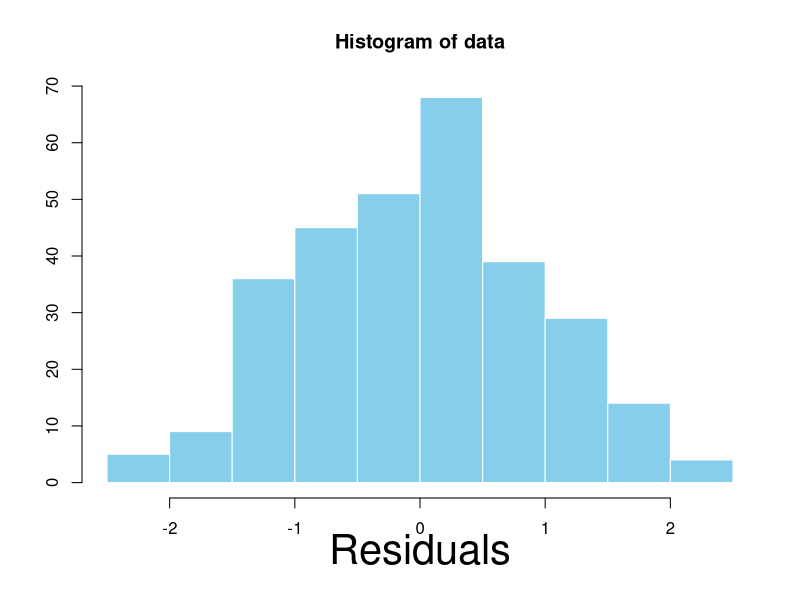
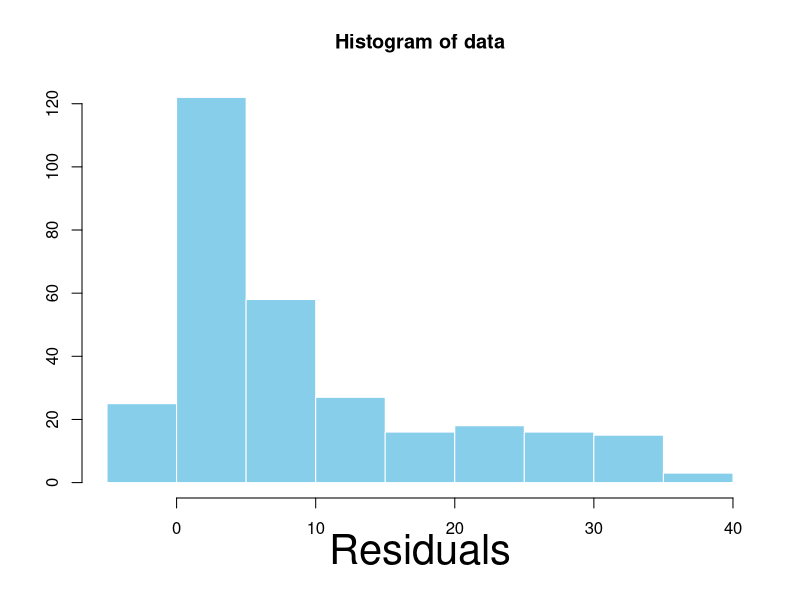
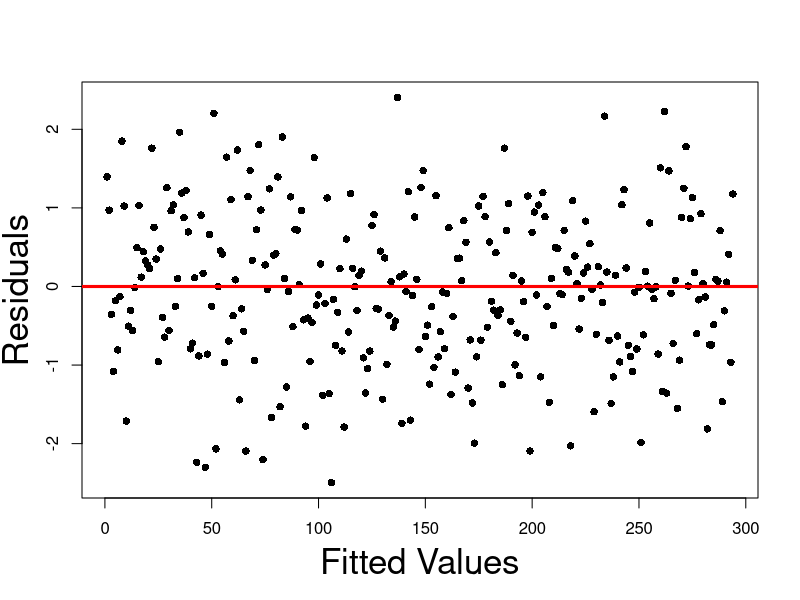
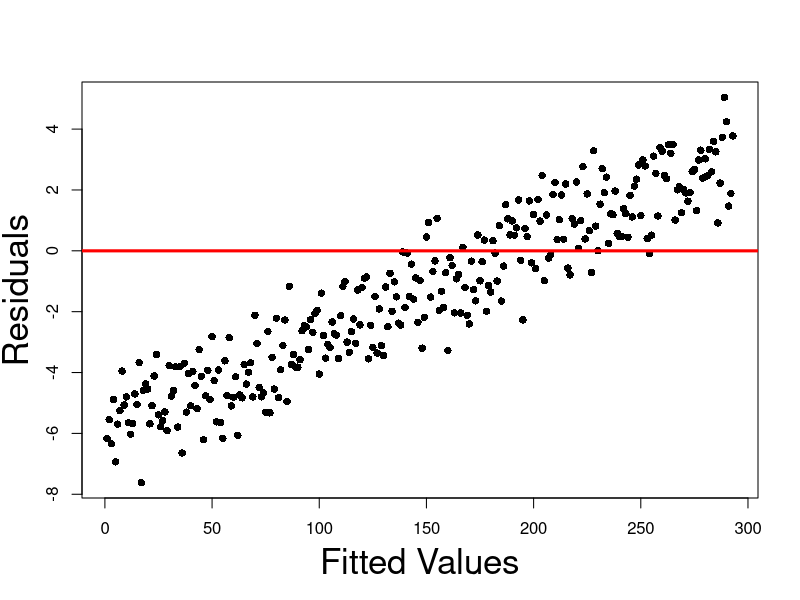
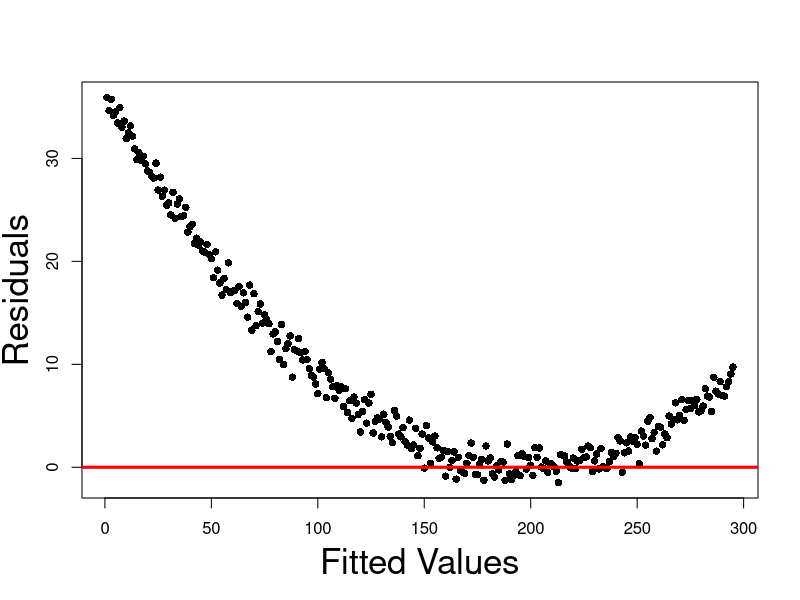
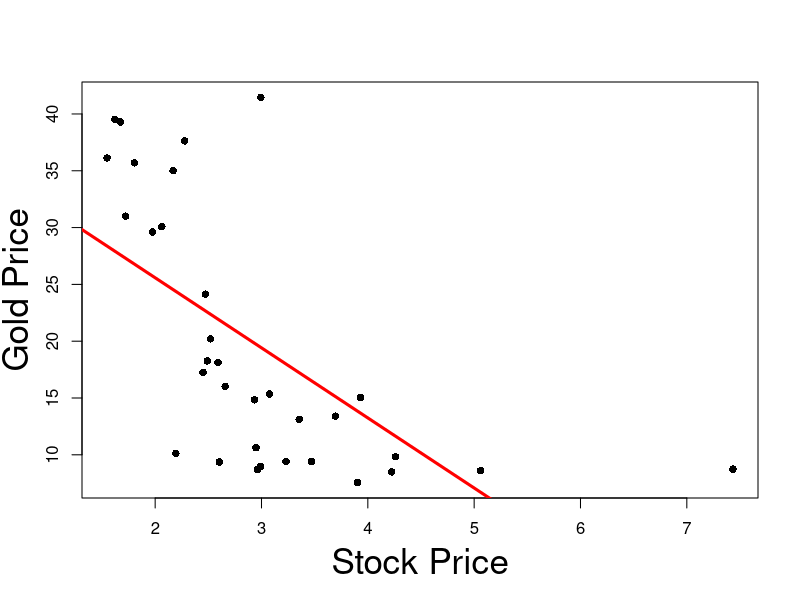
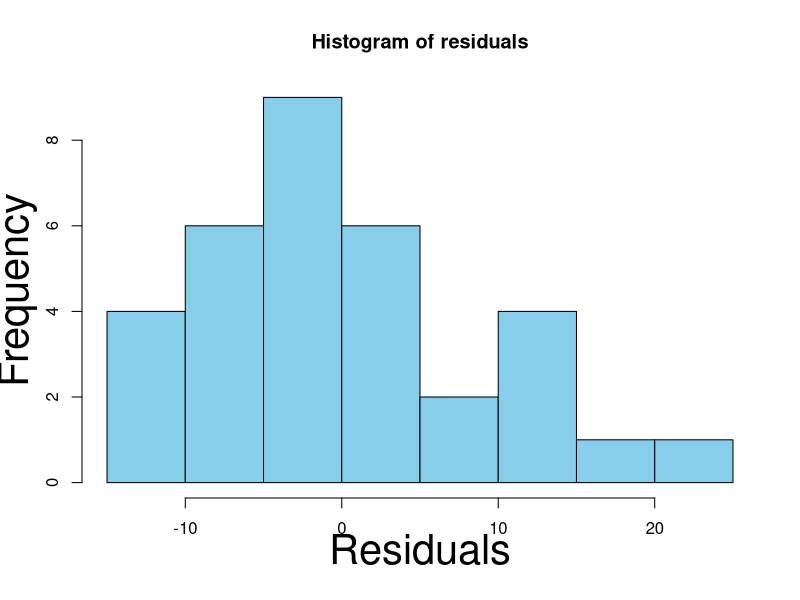
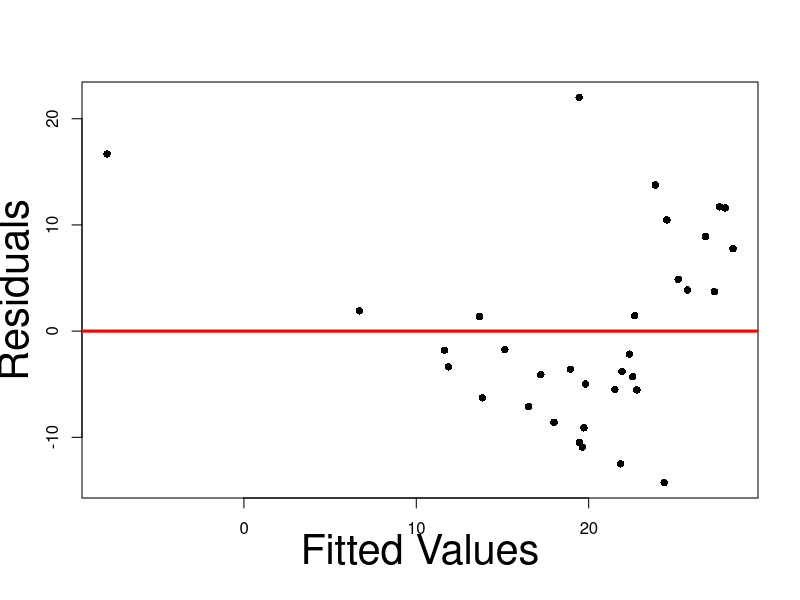

The R source for these figures, in order:
## ---- chunk 1
#| echo: false
#| fig-asp: 1

# Generate random N(0,1) vector
data <- rnorm(300)

# Plot histogram of transformed data
hist(data, 
     xlab = "", 
     ylab = "", 
     col = "skyblue", 
     border = "white")

# Increase label size
mtext("Residuals", side=1, line=2.5, cex=2.5)
## ---- chunk 2
#| echo: false
#| fig-asp: 1

# Generate random N(0,1) vector
data <- rnorm(300)

trend <- seq(-6, 3, length.out = length(data))

# Add quadratic trend
data <- data + trend ^ 2

# Plot histogram of transformed data
hist(data, 
     xlab = "", 
     ylab = "", 
     col = "skyblue", 
     border = "white")

# Increase label size
mtext("Residuals", side=1, line=2.5, cex=2.5)
## ---- chunk 3
#| echo: false
#| fig-asp: 1

# Generate random N(0,1) vector
data <- rnorm(300)

# Threshold at 2.5 standard deviation for 
# better plot

data <- data[abs(data) <= 2.5]

plot(data, 
    xlab = "", 
    ylab = "", 
    pch = 16)

mtext("Fitted Values", side=1, line=3, cex=2.1)
mtext("Residuals", side=2, line=2.5, cex=2.1)

abline(0, 0, col = "red", lwd = 3)
## ---- chunk 4
#| echo: false
#| fig-asp: 1

# Generate random N(0,1) vector
data <- rnorm(300)

# Threshold at 2.5 standard deviation for 
# better plot

data <- data[abs(data) <= 2.5]

trend <- seq(-6, 3, length.out = length(data))

# Add linear trend
data <- data + trend

plot(data, 
    xlab = "", 
    ylab = "", 
    pch = 16)

mtext("Fitted Values", side=1, line=3, cex=2.1)
mtext("Residuals", side=2, line=2.5, cex=2.1)

abline(0, 0, col = "red", lwd = 3)
## ---- chunk 5
#| echo: false
#| fig-asp: 1

# Generate random N(0,1) vector
data <- rnorm(300)

# Threshold at 2.5 standard deviation for 
# better plot

data <- data[abs(data) <= 2.5]

trend <- seq(-6, 3, length.out = length(data))

# Add quadratic trend
data <- data + trend ^ 2

plot(data, 
    xlab = "", 
    ylab = "", 
    pch = 16)

mtext("Fitted Values", side=1, line=3, cex=2.1)
mtext("Residuals", side=2, line=2.5, cex=2.1)

abline(0, 0, col = "red", lwd = 3)
## ---- chunk 6
#| echo: false
#| fig-asp: 1

# Read the data
prices <- read.table(file = "datasets/stock_gold.txt",
                   header = TRUE
                  )

stock.price <- prices$stock_price
gold.price <- prices$gold_price

# Fit regression model
model <- lm(gold.price ~ stock.price)

# Create the plot
plot(stock.price,
     gold.price, 
     xlab = "", 
     ylab= "",
     pch = 16)

# Add labels
mtext("Stock Price", side=1, line=3, cex=2.1)
mtext("Gold Price", side=2, line=2.5, cex=2.1)

# Plot regression line
abline(model, col = "red", lwd = 3)
## ---- chunk 7
#| echo: false
#| fig-asp: 1

# Read the data
prices <- read.table(file = "datasets/stock_gold.txt",
                   header = TRUE
                  )

stock.price <- prices$stock_price
gold.price <- prices$gold_price

# Fit regression model
model <- lm(gold.price ~ stock.price)

# Compute residuals
residuals <- model$resid

# Histogram of residuals
hist(residuals,
xlab = "",
ylab = "",
col = "skyblue")

# Increase label size
mtext("Residuals", side = 1, line = 2.5, cex = 2.5)
mtext("Frequency", side = 2, line = 2.5, cex = 2.5)
## ---- chunk 8
#| echo: false
#| fig-asp: 1

# Read the data
prices <- read.table(file = "datasets/stock_gold.txt",
                   header = TRUE
                  )

stock.price <- prices$stock_price
gold.price <- prices$gold_price

# Fit regression model
model <- lm(gold.price ~ stock.price)

# Compute residuals
residuals <- model$resid

# Compute fitted values
fitted <- model$fitted

# Plot the residual graph
plot(fitted, residuals,
     xlab = "", 
     ylab = "",
     pch = 16)

# Increase label size
mtext("Fitted Values", side = 1, line = 2.5, cex = 2.5)
mtext("Residuals", side = 2, line = 2.5, cex = 2.5)

# Add y = 0 line for reference
abline(0, 0, col = "red", lwd = 3)
## ---- chunk 9
#| echo: false
#| fig-asp: 1

# Read the data
prices <- read.table(file = "datasets/stock_gold.txt",
                   header = TRUE
                  )

stock.price <- prices$stock_price
gold.price <- prices$gold_price

# Fit regression model
model <- lm(gold.price ~ stock.price)

# Compute residuals
residuals <- model$resid

# Compute fitted values
fitted <- model$fitted

# Plot the residual graph
plot(fitted, residuals,
     xlab = "", 
     ylab = "",
     pch = 16)

# Increase label size
mtext("Fitted Values", side = 1, line = 2.5, cex = 2.5)
mtext("Residuals", side = 2, line = 2.5, cex = 2.5)

# Add y = 0 line for reference
abline(0, 0, col = "red", lwd = 3)
## ---- chunk 10
#| echo: false
#| fig-asp: 1

# Read the data
prices <- read.table(file = "datasets/stock_gold.txt",
                   header = TRUE
                  )

stock.price <- prices$stock_price
gold.price <- prices$gold_price

# Transform data via log(y)
log.gold.price <- log(gold.price)

# Fit linear model with log(y) data
log.model <- lm(log.gold.price ~ stock.price)

# Compute residuals for log model
log.residuals <- log.model$resid

# Compute fitted values for log model
log.fitted <- log.model$fitted

# Plot the residual graph
plot(log.fitted, log.residuals,
     xlab = "", 
     ylab = "",
     pch = 16)

# Increase label size
mtext("Fitted Values", side = 1, line = 2.5, cex = 2.5)
mtext("Residuals", side = 2, line = 2.5, cex = 2.5)

# Add y = 0 line for reference
abline(0, 0, col = "red", lwd = 3)
## ---- chunk 11
#| echo: false
#| fig-asp: 1

# Read the data
prices <- read.table(file = "datasets/stock_gold.txt",
                   header = TRUE
                  )

stock.price <- prices$stock_price
gold.price <- prices$gold_price

# Fit regression model
model <- lm(gold.price ~ stock.price)

# Compute residuals
residuals <- model$resid

# Compute fitted values
fitted <- model$fitted

# Histogram of residuals
hist(residuals,
xlab = "",
ylab = "",
col = "skyblue")

# Increase label size
mtext("Residuals", side = 1, line = 2.5, cex = 2.5)
mtext("Frequency", side = 2, line = 2.5, cex = 2.5)
## ---- chunk 12
#| echo: false
#| fig-asp: 1

# Read the data
prices <- read.table(file = "datasets/stock_gold.txt",
                   header = TRUE
                  )

stock.price <- prices$stock_price
gold.price <- prices$gold_price

# Transform data via log(y)
log.gold.price <- log(gold.price)

# Fit linear model with log(y) data
log.model <- lm(log.gold.price ~ stock.price)

# Compute residuals for log model
log.residuals <- log.model$resid

# Compute fitted values for log model
log.fitted <- log.model$fitted

# Histogram of residuals
hist(log.residuals,
xlab = "",
ylab = "",
col = "skyblue")

# Increase label size
mtext("Residuals", side = 1, line = 2.5, cex = 2.5)
mtext("Frequency", side = 2, line = 2.5, cex = 2.5)
## ---- chunk 13
#| echo: false
#| fig-asp: 1

# Read the data
prices <- read.table(file = "datasets/stock_gold.txt",
                   header = TRUE
                  )

stock.price <- prices$stock_price
gold.price <- prices$gold_price

# Fit regression model
model <- lm(gold.price ~ stock.price)

# Compute residuals
residuals <- model$resid

# Time-series plot of residuals
plot(residuals, 
     xlab = "", 
     ylab= "",
     pch = 16,
     cex = 1.5)

# Add labels
mtext("Time", side=1, line=3, cex=2.1)
mtext("Residuals", side=2, line=2.5, cex=2.1)

# Add line y = 0 for reference
abline(0, 0, col = "red", lwd = 3)
## ---- chunk 14
# Read the data
prices <- read.table(file = "datasets/stock_gold.txt",
                   header = TRUE
                  )

stock.price <- prices$stock_price
gold.price <- prices$gold_price

# Fit regression model
model <- lm(gold.price ~ stock.price)

# Compute residuals
residuals <- model$resid

# Compute length of residuals
length(residuals)
## ---- chunk 15
#| echo: false
#| fig-asp: 1

# Read the data
prices <- read.table(file = "datasets/stock_gold.txt",
                   header = TRUE
                  )

stock.price <- prices$stock_price
gold.price <- prices$gold_price

# Fit regression model
model <- lm(gold.price ~ stock.price)

# Compute residuals
residuals <- model$resid

# Generate lagged version of residuals
residuals.lag.0 <- residuals[2:33]
residuals.lag.1 <-residuals[1:32]

# Plot Lag0 Vs Lag1 residuals
plot(residuals.lag.0, 
     residuals.lag.1,
     xlab = "", 
     ylab= "",
     pch = 16,
     cex = 1.5)

# Add labels
mtext("Residuals Lag 0", side=1, line=3, cex=2.1)
mtext("Residuals Lag 1", side=2, line=2.5, cex=2.1)
## ---- chunk 16
#| echo: true

# Enter the data
Z1 <- c(10, 15, 18, 24, 30)
Z3 <- c(52, 75, 97, 129, 152)

# Compute correlation
cor(Z1, Z3)
## ---- chunk 17
#| echo: true

# Enter the data
Z1 <- c(10, 15, 18, 24, 30)
Z2 <- c(50, 75, 90, 120, 150)
Z3 <- c(52, 75, 97, 129, 152)

# Assemble design matrix
Z <- matrix(c(Z1, Z2, Z3), ncol = 3)

# Compute determinant of Z^T Z
det ( t(Z) %*% Z )
## ---- chunk 18
# Enter the data
Z1 <- c(10, 15, 18, 24, 30)
Z2 <- c(50, 75, 90, 120, 150)
Z3 <- c(52, 75, 97, 129, 152)

# Consider perturbation Z1 + 0.01
PZ1 <- Z1 + 0.01

# Assemble perturbed design matrix
Z <- matrix(c(PZ1, Z2, Z3), ncol = 3)

# Compute the inverse of Z^T Z
solve ( t(Z) %*% Z )
## ---- chunk 19
# Enter the data
Z1 <- c(10, 15, 18, 24, 30)
Z2 <- c(50, 75, 90, 120, 150)
Z3 <- c(52, 75, 97, 129, 152)

# Consider perturbation Z1 + 0.02
PZ1 <- Z1 + 0.02

# Assemble perturbed design matrix
Z <- matrix(c(PZ1, Z2, Z3), ncol = 3)

# Compute the inverse of Z^T Z
solve ( t(Z) %*% Z )
## ---- chunk 20
Z1 <- c(10, 15, 18, 24, 30)
mean(Z1)
## ---- chunk 21
# Enter data
y <- c(70, 65, 90, 95, 110, 115, 120, 140, 155, 150)
x2 <- c(80, 100, 120, 140, 160, 180, 200, 220, 240, 260)
x3 <- c(810, 1009, 1273, 1425, 1633, 1876, 2052, 2201, 2435, 2686)

# Fit model
model <- lm(y ~ x2 + x3)

# We want to display only part of summary
# First capture the output into a vector
temp <- capture.output(summary(model))

# Then print only the lines of interest
cat(paste(temp[9:20], collapse = "\n"))
## ---- chunk 22
# Enter data
x2 <- c(80, 100, 120, 140, 160, 180, 200, 220, 240, 260)
x3 <- c(810, 1009, 1273, 1425, 1633, 1876, 2052, 2201, 2435, 2686)

# Compute correlation
cor(x2, x3)
## ---- chunk 23
# Enter data
y <- c(70, 65, 90, 95, 110, 115, 120, 140, 155, 150)
x2 <- c(80, 100, 120, 140, 160, 180, 200, 220, 240, 260)
x3 <- c(810, 1009, 1273, 1425, 1633, 1876, 2052, 2201, 2435, 2686)

# Fit expenditure as function of income
model.1 <- lm(y ~ x2)

# Capture output
temp.1 <- capture.output(summary(model.1))

# Print reduced output
cat(paste(temp.1[9:19], collapse = "\n"))
## ---- chunk 24
# Enter data
y <- c(70, 65, 90, 95, 110, 115, 120, 140, 155, 150)
x2 <- c(80, 100, 120, 140, 160, 180, 200, 220, 240, 260)
x3 <- c(810, 1009, 1273, 1425, 1633, 1876, 2052, 2201, 2435, 2686)

# Fit expenditure as function of wealth
model.2 <- lm(y ~ x3)

# Capture output
temp.2 <- capture.output(summary(model.2))

# Print reduced output
cat(paste(temp.2[9:19], collapse = "\n"))
## ---- chunk 25
longley <- read.table(file = "datasets/longley.txt",
                      header = TRUE)

head(longley,n=3)
## ---- chunk 26
# Read data file
longley <- read.table(file = "datasets/longley.txt",
                      header = TRUE)

# Return correlations larger than 0.9
cor(longley[ , 1:5]) > 0.9
## ---- chunk 27
#| echo: true
#| code-fold: true
#| code-summary: "Click here to show the full code"
#| fig-asp: 1

# Divorces data
year <- c(1, 2, 3, 4, 5, 6,7, 8, 9, 10, 15, 20, 25, 30)
percent <- c(3.51, 9.5, 8.91, 9.35, 8.18, 6.43, 5.31, 
             5.07, 3.65, 3.8, 2.83, 1.51, 1.27, 0.49)

# Fit linear model
linear <- lm(percent ~ year)

# Fit order 6 model
order_6 <- lm(percent ~ year  + I( year^2 ) + I( year^3 ) + 
                                I( year^4 ) + I( year^5 ) +
                                I( year^6 ))

# Scatter plot of data
plot(year, percent, xlab = "", ylab = "", pch = 16, cex = 2)

# Add labels
mtext("Years of marriage", side = 1, line = 3, cex = 2.1)
mtext("Risk of divorce by adultery", side = 2, line = 2.5, cex = 2.1)

# Plot Linear Vs Quadratic
polynomial <- Vectorize(function(x, ps) {
  n <- length(ps)
  sum(ps*x^(1:n-1))
}, "x")
curve(polynomial(x, coef(linear)), add=TRUE, col = "red", lwd = 2)
curve(polynomial(x, coef(order_6)), add=TRUE, col = "blue", lty = 2, lwd = 3)
legend("topright", legend = c("Linear", "Order 6"), 
       col = c("red", "blue"), lty = c(1,2), cex = 3, lwd = 3)
## ---- chunk 28
#| echo: true
#| code-fold: true
#| code-summary: "Click here to show the full code"
#| fig-asp: 1

# Divorces data
year <- c(1, 2, 3, 4, 5, 6,7, 8, 9, 10, 15, 20, 25, 30)
percent <- c(3.51, 9.5, 8.91, 9.35, 8.18, 6.43, 5.31, 
             5.07, 3.65, 3.8, 2.83, 1.51, 1.27, 0.49)

# Fit linear model
linear <- lm(percent ~ year)

# Fit order 6 model
order_6 <- lm(percent ~ year  + I( year^2 ) + I( year^3 ) + 
                                I( year^4 ) + I( year^5 ) +
                                I( year^6 ))

# Scatter plot of data
plot(year, percent, xlab = "", ylab = "", pch = 16, cex = 2)

# Add labels
mtext("Years of marriage", side = 1, line = 3, cex = 2.1)
mtext("Risk of divorce by adultery", side = 2, line = 2.5, cex = 2.1)

# Plot Linear Vs Quadratic
polynomial <- Vectorize(function(x, ps) {
  n <- length(ps)
  sum(ps*x^(1:n-1))
}, "x")
curve(polynomial(x, coef(linear)), add=TRUE, col = "red", lwd = 2)
curve(polynomial(x, coef(order_6)), add=TRUE, col = "blue", lty = 2, lwd = 3)
legend("topright", legend = c("Linear", "Order 6"), 
       col = c("red", "blue"), lty = c(1,2), cex = 3, lwd = 3)
## ---- chunk 29
#| echo: true
#| code-fold: true
#| code-summary: "Click here to show the full code"
#| fig-asp: 1

# Divorces data
year <- c(1, 2, 3, 4, 5, 6,7, 8, 9, 10, 15, 20, 25, 30)
percent <- c(3.51, 9.5, 8.91, 9.35, 8.18, 6.43, 5.31, 
             5.07, 3.65, 3.8, 2.83, 1.51, 1.27, 0.49)

# Fit linear model
linear <- lm(percent ~ year)

# Fit order 6 model
order_6 <- lm(percent ~ year  + I( year^2 ) + I( year^3 ) + 
                                I( year^4 ) + I( year^5 ) +
                                I( year^6 ))

# Scatter plot of data
plot(year, percent, xlab = "", ylab = "", pch = 16, cex = 2)

# Add labels
mtext("Years of marriage", side = 1, line = 3, cex = 2.1)
mtext("Risk of divorce by adultery", side = 2, line = 2.5, cex = 2.1)

# Plot Linear Vs Quadratic
polynomial <- Vectorize(function(x, ps) {
  n <- length(ps)
  sum(ps*x^(1:n-1))
}, "x")
curve(polynomial(x, coef(linear)), add=TRUE, col = "red", lwd = 2)
curve(polynomial(x, coef(order_6)), add=TRUE, col = "blue", lty = 2, lwd = 3)
legend("topright", legend = c("Linear", "Order 6"), 
       col = c("red", "blue"), lty = c(1,2), cex = 3, lwd = 3)
## ---- chunk 30
sales <- read.table(file = "datasets/fridge_sales.txt",
                    header = TRUE)

print(sales)
## ---- chunk 31
sex.num <- c(1, 1, 1, 0, 1, 0)

# Turn sex.num into a factor
sex.num.factor <- factor(sex.num)

# Print the factor obtained
print(sex.num.factor)
## ---- chunk 32
sex.char <- c("female", "female", "female", "male", "female", "male")

# Turn sex.char into a factor
sex.char.factor <- factor(sex.char)

# Print the factor obtained
print(sex.char.factor)
## ---- chunk 33
sex.num <- c(1, 1, 1, 0, 1, 0)
sex.num.factor <- factor(sex.num)
print(sex.num.factor[2:5])
## ---- chunk 34
sex.char <- c("female", "female", "female", "male", "female", "male")
sex.char.factor <- factor(sex.char)
print(sex.char.factor[c(1:3, 5)])
## ---- chunk 35
sex.char <- c("female", "female", "female", "male", "female", "male")

sex.char.factor <- factor(sex.char)

# Print the factor obtained
print(levels(sex.num.factor))
## ---- chunk 36
sex.num <- c(1, 1, 1, 0, 1, 0)

sex.num.factor <- factor(sex.num)

print(levels(sex.num.factor))
## ---- chunk 37
sex.char <- c("female", "female", "female", "male", "female", "male")
sex.char.factor <- factor(sex.char)

levels(sex.char.factor) <- c("f", "m")
print(sex.char.factor)
## ---- chunk 38
sex.num <- c(1, 1, 1, 0, 1, 0)

sex.num.factor <- factor(sex.num)

sex.num.factor == "0"
## ---- chunk 39
firstname <- c("Liz", "Jolene", "Susan", "Boris", "Rochelle", "Tim")

sex.num <- c(1, 1, 1, 0, 1, 0)

sex.num.factor <- factor(sex.num)

firstname[ sex.num.factor == "0" ]
## ---- chunk 40
sales <- read.table(file = "datasets/fridge_sales.txt",
                    header = TRUE)

head(sales, n=4)
## ---- chunk 41
# Load dataset on Fridge Sales
sales <- read.table(file = "datasets/fridge_sales.txt",
                    header = TRUE)

quarter <- sales[ , 7]
print(factor(quarter))
## ---- chunk 42
#| fig-asp: 1

# Load dataset on Fridge Sales
sales <- read.table(file = "datasets/fridge_sales.txt",
                    header = TRUE)

quarter <- sales[ , 7]
fridge <- sales[ , 1]

# Scatter plot of data
plot(quarter, fridge, xlab = "", ylab = "", pch = 16, cex = 1.5)

# Add labels
mtext("Quarter", side = 1, line = 3, cex = 2.1)
mtext("Fridge sales", side = 2, line = 2.5, cex = 2.1)
